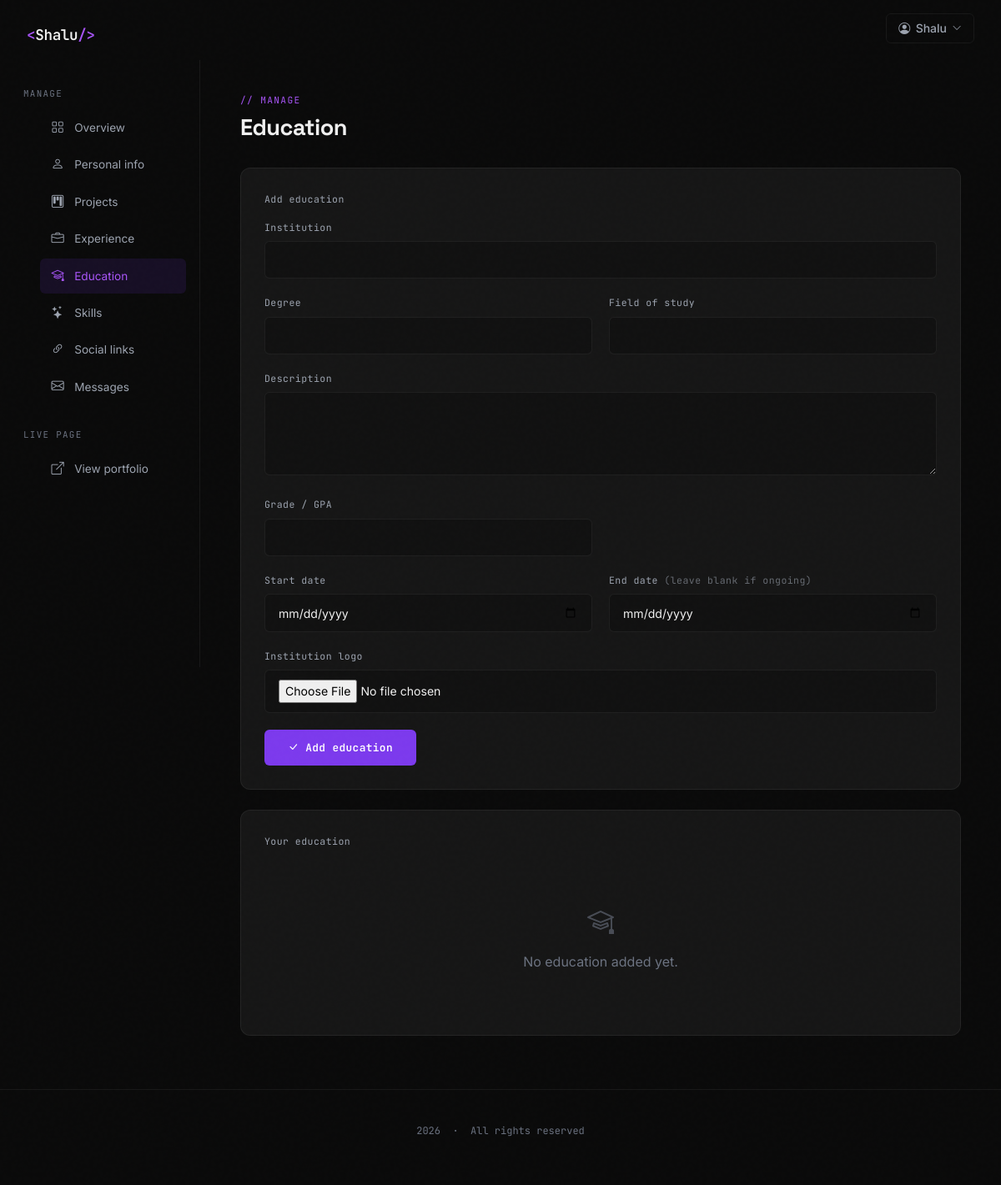
Before: /dashboard/education/ (signed in) with the older database file.
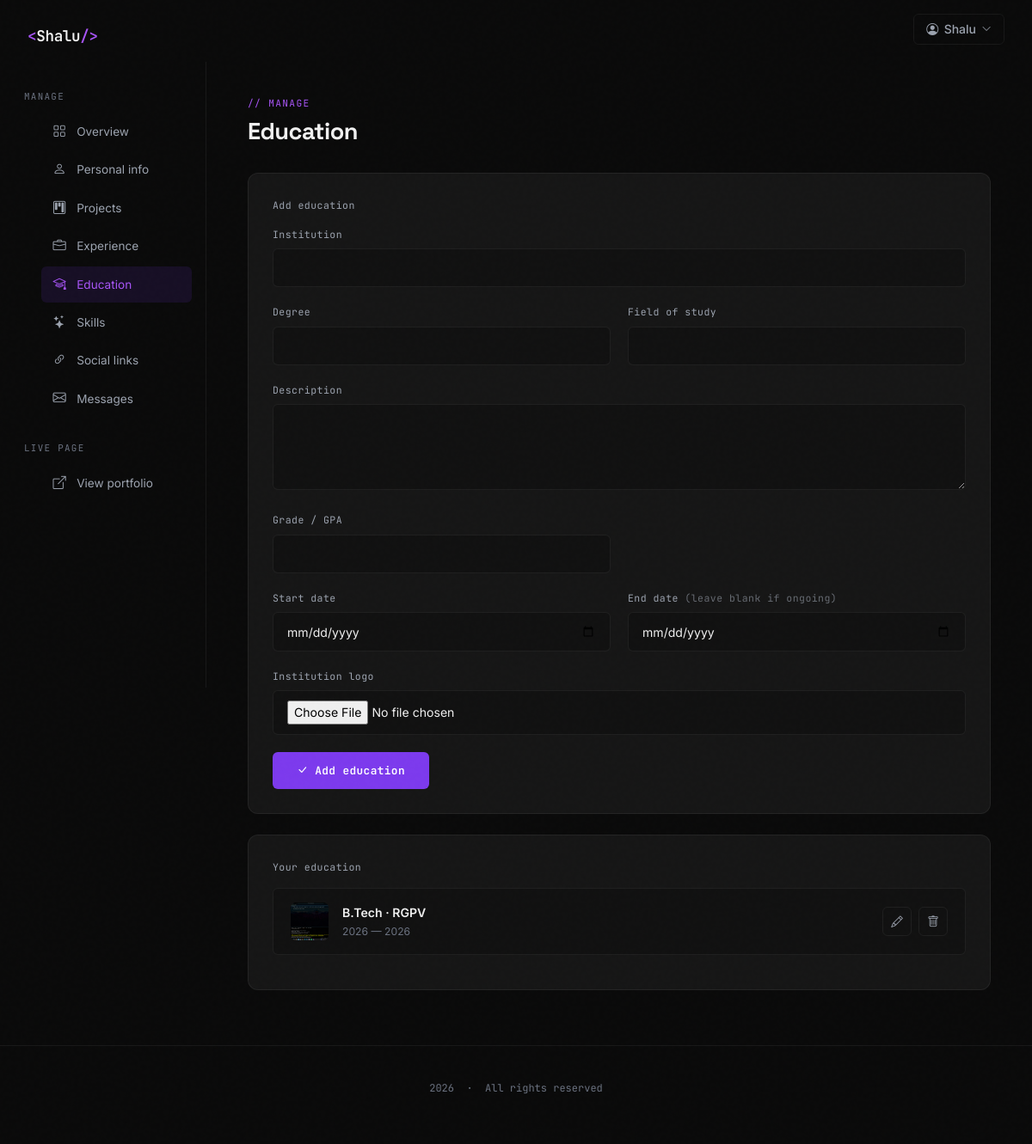
After: the same page with the newer database file.
### portfolio/models.py (models this page shows, shortened)
class Education(models.Model):
    user             = models.ForeignKey(User, on_delete=models.CASCADE, related_name='educations')
    institution      = models.CharField(max_length=150)
    institution_logo = models.ImageField(upload_to='portfolio/education/', blank=True, null=True)
    degree           = models.CharField(max_length=100)
    field_of_study   = models.CharField(max_length=100, blank=True)
    description      = models.TextField(blank=True)
    grade            = models.CharField(max_length=20, blank=True)
    start_date       = models.DateField()
    end_date         = models.DateField(blank=True, null=True)
    order            = models.PositiveSmallIntegerField(default=0)

### portfolio/views.py (the view)
# urls.py: path('dashboard/education/',          views.manage_education,    name='manage_education'),
@login_required
def manage_education(request):
    educations = Education.objects.filter(user=request.user).order_by('order', '-start_date')
    edit_id = request.GET.get('edit')
    instance = get_object_or_404(Education, pk=edit_id, user=request.user) if edit_id else None
    if request.method == 'POST':
        instance = get_object_or_404(Education, pk=request.POST.get('pk'), user=request.user) if request.POST.get('pk') else None
        form = EducationForm(request.POST, request.FILES, instance=instance)
        if form.is_valid():
            edu = form.save(commit=False)
            edu.user = request.user
            edu.save()
            messages.success(request, 'Education saved.')
            return redirect('manage_education')
    else:
        form = EducationForm(instance=instance)
    return render(request, 'dashboard/education.html', {
        'educations': educations, 'form': form, 'editing': instance, 'active_nav': 'education',
    })

### portfolio/forms.py
class EducationForm(forms.ModelForm):
    class Meta:
        model   = Education
        exclude = ['user']
        widgets = {
            'description': forms.Textarea(attrs={'rows': 3}),
            'start_date':  forms.DateInput(attrs={'type': 'date'}),
            'end_date':    forms.DateInput(attrs={'type': 'date'}),
        }

### templates/dashboard/education.html (shortened to what this page needs)
{% extends "dashboard/base.html" %}
{% block dash_content %}
<div class="dash-header">
  <div class="dash-eyebrow">// manage</div>
  <h1 class="dash-title">Education</h1>
</div>
<div class="dash-card">
  <div class="dash-label" style="margin-bottom:1rem;">{% if editing %}Edit entry{% else %}Add education{% endif %}</div>
  <form method="POST" enctype="multipart/form-data">
    <div class="dash-field">
      <label class="dash-label" for="id_institution">Institution</label>
      <input class="dash-input" type="text" id="id_institution" name="institution" value="{{ form.institution.value|default:'' }}" required>
    </div>
    <div class="dash-row-2">
      <div class="dash-field">
        <label class="dash-label" for="id_degree">Degree</label>
        <input class="dash-input" type="text" id="id_degree" name="degree" value="{{ form.degree.value|default:'' }}" required>
      </div>
      <div class="dash-field">
        <label class="dash-label" for="id_field_of_study">Field of study</label>
        <input class="dash-input" type="text" id="id_field_of_study" name="field_of_study" value="{{ form.field_of_study.value|default:'' }}">
      </div>
    </div>
    <div class="dash-field">
      <label class="dash-label" for="id_description">Description</label>
      <textarea class="dash-textarea dash-input" id="id_description" name="description" rows="3">{{ form.description.value|default:'' }}</textarea>
    </div>
    <div class="dash-row-2">
      <div class="dash-field">
        <label class="dash-label" for="id_grade">Grade / GPA</label>
        <input class="dash-input" type="text" id="id_grade" name="grade" value="{{ form.grade.value|default:'' }}">
      </div>
      <div></div>
    </div>
    <div class="dash-row-2">
      <div class="dash-field">
        <label class="dash-label" for="id_start_date">Start date</label>
        <input class="dash-input" type="date" id="id_start_date" name="start_date" value="{{ form.start_date.value|date:'Y-m-d'|default:'' }}" required>
      </div>
      <div class="dash-field">
        <label class="dash-label" for="id_end_date">End date <span style="opacity:.6;">(leave blank if ongoing)</span></label>
        <input class="dash-input" type="date" id="id_end_date" name="end_date" value="{{ form.end_date.value|date:'Y-m-d'|default:'' }}">
      </div>
    </div>
    <div class="dash-field">
      <label class="dash-label" for="id_institution_logo">Institution logo</label>
      <input class="dash-input" type="file" id="id_institution_logo" name="institution_logo" accept="image/*">
    </div>
    <div style="display:flex;gap:.75rem;">
      <button type="submit" class="btn-primary-custom"><i class="bi bi-check-lg"></i> {% if editing %}Save changes{% else %}Add education{% endif %}</button>
    </div>
  </form>
</div>
<div class="dash-card">
  <div class="dash-label" style="margin-bottom:1rem;">Your education</div>
  {% if educations %}
    {% for edu in educations %}
    <div class="dash-list-item">
      <div class="dash-list-main">
        {% if edu.institution_logo %}<img src="{{ edu.institution_logo.url }}" class="dash-list-thumb" alt="">{% else %}<div class="dash-list-thumb-placeholder"><i class="bi bi-mortarboard"></i></div>{% endif %}
        <div style="min-width:0;">
          <div class="dash-list-title">{{ edu.degree }} · {{ edu.institution }}</div>
          <div class="dash-list-sub">{{ edu.start_date|date:"Y" }} — {% if edu.end_date %}{{ edu.end_date|date:"Y" }}{% else %}Present{% endif %}</div>
        </div>
      </div>
      <div class="dash-list-actions">
        <a href="{% url 'manage_education' %}?edit={{ edu.pk }}" class="dash-icon-btn" title="Edit"><i class="bi bi-pencil"></i></a>
        <form method="POST" action="{% url 'delete_education' edu.pk %}" onsubmit="return confirm('Delete this entry?');" style="display:inline;">
          <button type="submit" class="dash-icon-btn danger" title="Delete"><i class="bi bi-trash"></i></button>
        </form>
      </div>
    </div>
    {% endfor %}
  {% else %}
    <div class="dash-empty"><i class="bi bi-mortarboard"></i>No education added yet.</div>
  {% endif %}
</div>
{% endblock %}

Changed rows visible on the page:
added Education: institution_logo (picture), degree "B.Tech", institution "RGPV", start_date "2026", end_date "2026"
Other visible differences:
text no longer shown: "No education added yet."
